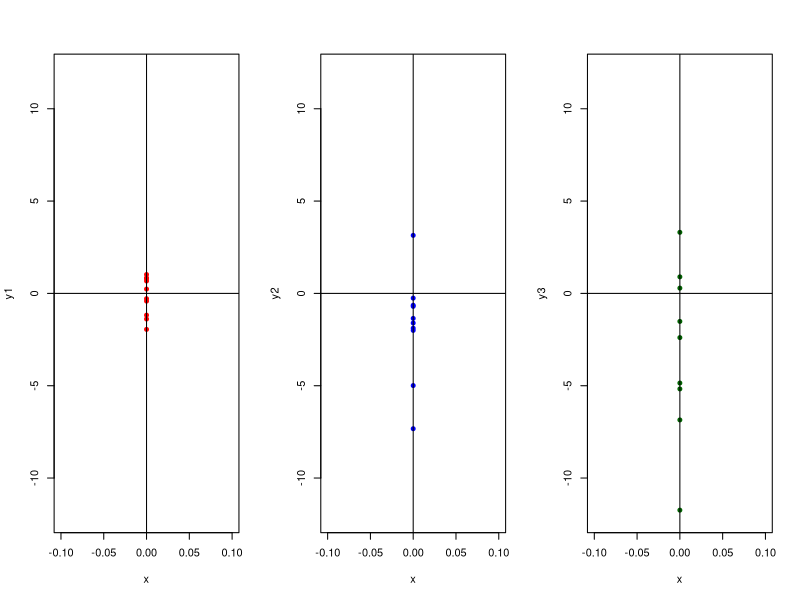
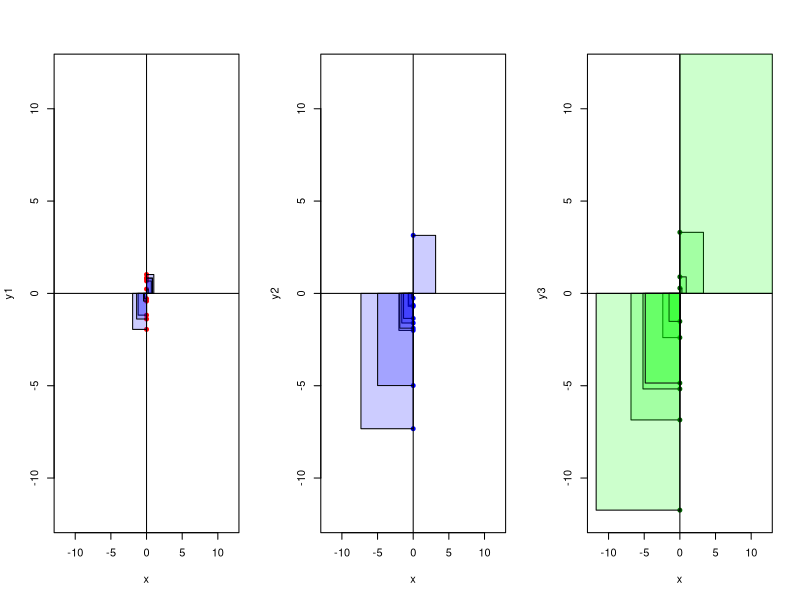
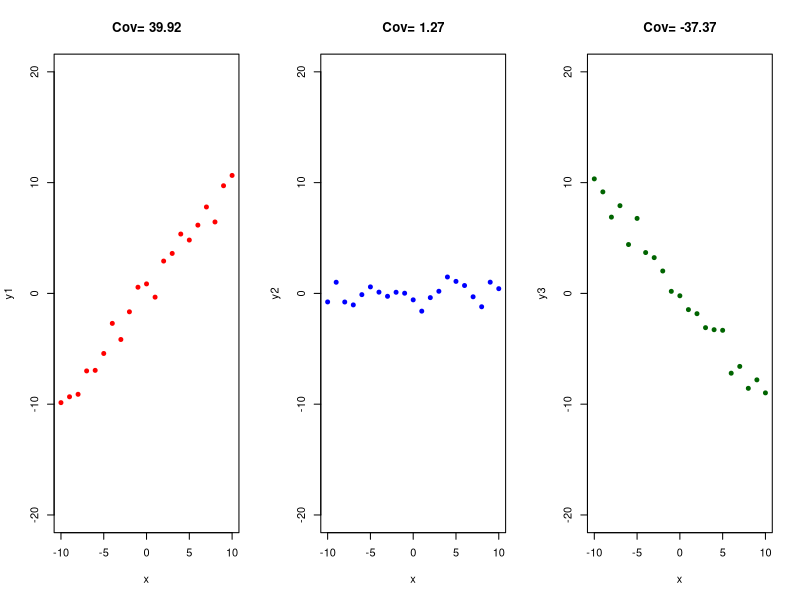
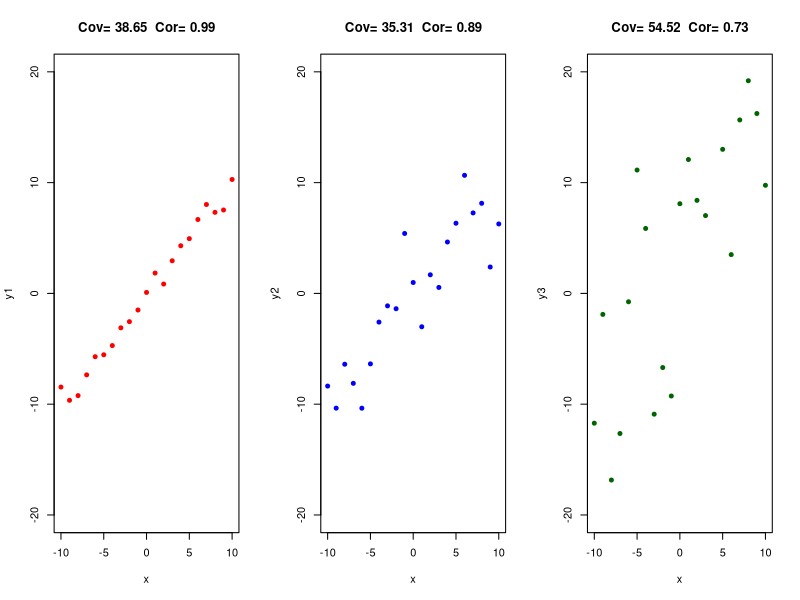

Source code (R) for these figures, in order:
#!/usr/bin/env Rscript
# Author: Sebastian Dohne <sed24@ic.ac.uk>


rm(list = ls())
# create three data sets y with different variances (1, 10, 100)
# rnorm() requires sample size (20), mean and sd
y1<-rnorm(10, mean=0, sd=sqrt(1))
var(y1)
#0.7653411
y2<-rnorm(10, mean=0, sd=sqrt(10))
var(y2)
#8.370879
y3<-rnorm(10, mean=0, sd=sqrt(100))
var(y3)
#163.2501
x<-rep(0,10) #repeat 0 ten times

par(mfrow = c(1, 3))
plot(x, y1, xlim=c(-0.1,0.1), ylim=c(-12,12), pch=19, cex=0.8, col="red")
abline(v=0)
abline(h=0)
plot(x, y2, xlim=c(-0.1,0.1), ylim=c(-12,12), pch=19, cex=0.8, col="blue")
abline(v=0)
abline(h=0)
plot(x, y3, xlim=c(-0.1,0.1), ylim=c(-12,12), pch=19, cex=0.8,, col="darkgreen")
abline(v=0)
abline(h=0)

?polygon() #polygon draws the polygons whose vertices are given in x and y. we will use this to visualise the sum of squares
par(mfrow = c(1, 3))
plot(x, y1, xlim=c(-12,12), ylim=c(-12,12) ,pch=19, cex=0.8, col="red")
abline(v=0)
abline(h=0)
for (i in 1:length(y1)) {
  polygon(x=c(0,0,y1[i],y1[i]),y=c(0,y1[i],y1[i],0), col=rgb(0, 0, 1,0.2))
}

plot(x, y2, xlim=c(-12,12), ylim=c(-12,12), pch=19, cex=0.8, col="blue")
abline(v=0)
abline(h=0)
for (i in 1:length(y2)) {
  polygon(x=c(0,0,y2[i],y2[i]),y=c(0,y2[i],y2[i],0), col=rgb(0, 0, 1,0.2))
}

plot(x, y3, xlim=c(-12,12), ylim=c(-12,12), pch=19, cex=0.8,, col="darkgreen"
)
abline(v=0)
abline(h=0)
for (i in 1:length(y3)) {
  polygon(x=c(0,0,y3[i],y3[i]),y=c(0,y3[i],y3[i],0), col=rgb(0, 1, 0,0.2))
}

#lets show x and y are related
rm(list = ls())
par(mfrow = c(1, 3))
x<-c(-10:10)
var(x)
## [1] 38.5
y1<-x*1 + rnorm(21, mean=0, sd=sqrt(1))
# here the association is 1:1
cov(x, y1)
## [1] 37.85298
plot(x, y1, xlim=c(-10,10), ylim=c(-20, 20), col="red", pch=19, cex=0.8, main=paste("Cov=",round(cov(x,y1),digits=2)))
y2<-rnorm(21, mean=0, sd=sqrt(1))
# Here, there is no association
cov(x, y2)
## [1] 1.572258
plot(x, y2, xlim=c(-10,10), ylim=c(-20, 20), col="blue", pch=19, cex=0.8, main=paste("Cov=",round(cov(x,y2),digits=2)))
y3<- x* (-1) +rnorm(21, mean=0, sd=sqrt(1))
# Here, the association is negative
cov(x, y3)
## [1] -34.6899
plot(x, y3, xlim=c(-10,10), ylim=c(-20, 20), col="darkgreen", pch=19, cex=0.8, main=paste("Cov=",round(cov(x,y3),digits=2)))

#covariance itelf isn't super useful, modifying it allows us to find correlation
cov(x,y1)
cor(x, y1)
cov(x,y2)
cor(x,y2)
cov(x,y3)
cor(x,y3)

#what happens if we introduce variation in y 
rm(list = ls())
par(mfrow = c(1, 3))
x<-c(-10:10)
var(x)
## [1] 38.5
y1<-x*1 + rnorm(21, mean=0, sd=sqrt(1))
# here the association is 1:1, with low variance in y
cov(x, y1)
## [1] 37.31275
plot(x, y1, xlim=c(-10,10), ylim=c(-20, 20), col="red", pch=19, cex=0.8, main=paste("Cov=",round(cov(x,y1),digits=2)," Cor=",round(cor(x,y1),digits=2)))
y2<-x*1 + rnorm(21, mean=0, sd=sqrt(10))
# The association remains 1:1, but higher variance in y
cov(x, y2)
## [1] 39.81266
plot(x, y2, xlim=c(-10,10), ylim=c(-20, 20), col="blue", pch=19, cex=0.8, main=paste("Cov=",round(cov(x,y2),digits=2)," Cor=",round(cor(x,y2),digits=2)))
y3<- x*1 + rnorm(21, mean=0, sd=sqrt(100))
cov(x, y3)
## [1] 34.8734
plot(x, y3, xlim=c(-10,10), ylim=c(-20, 20), col="darkgreen", pch=19, cex=0.8, main=paste("Cov=",round(cov(x,y3),digits=2)," Cor=",round(cor(x,y3),digits=
                                                                   2)))

